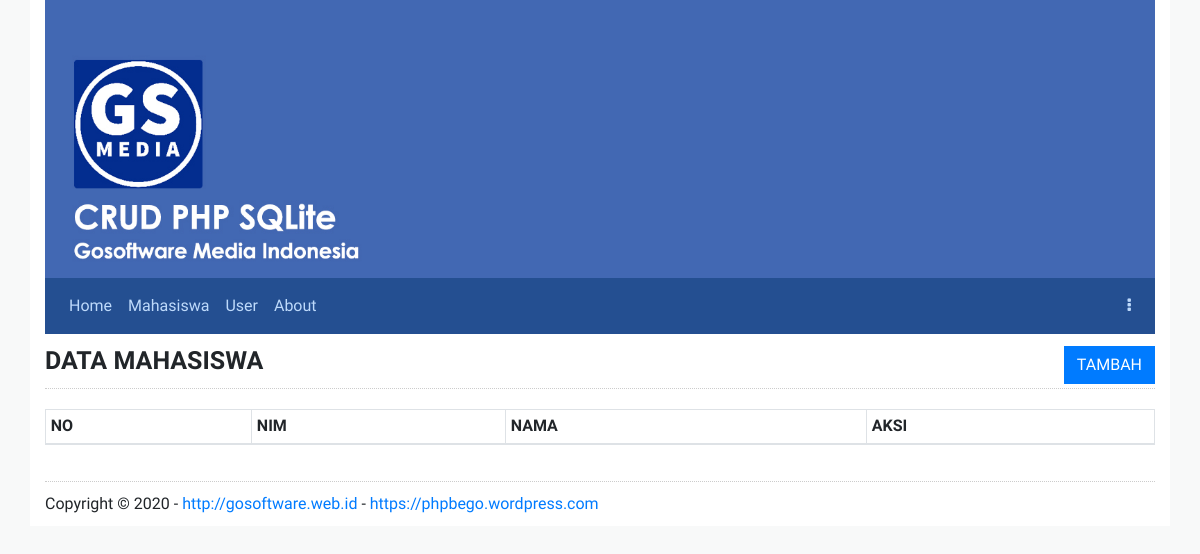
The app's page /mahasiswa (signed in), older data.
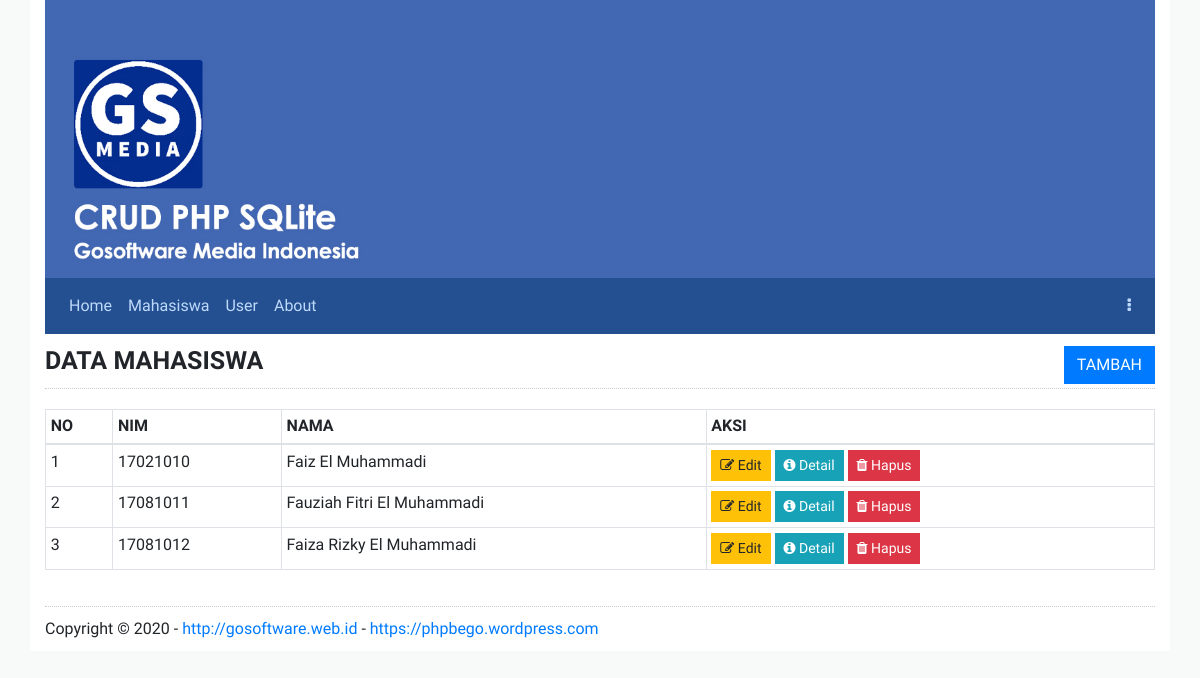
The same page, newer data.
### tables this page shows
CREATE TABLE tb_mhsw (
				mhsw_id INTEGER NOT NULL PRIMARY KEY AUTOINCREMENT,
				mhsw_nim TEXT NOT NULL UNIQUE,
				mhsw_nama TEXT NOT NULL,
				mhsw_alamat TEXT NOT NULL,
				created_at TEXT DEFAULT '0000-00-00',
				updated_at TEXT DEFAULT '0000-00-00');

### index.php (called while the page is built, shortened)
<?php
require_once "layout/index.php";

### app/Controller.php (called while the page is built, shortened)
<?php
class Controller {
	public function __construct()
	{
		try {
			$this->db = new PDO("sqlite:" . ROOT . "db/db.sqlite3");
		} catch (PDOException $e) {
			die ("Error ! " . $e->getMessage());
		}
	}
	public static function session($key) {
		if (isset($_SESSION[$key])) {
			return $_SESSION[$key];
		}
		return null;
	}
}

### inc/web.php (called while the page is built)
<?php
$route = new App\Router();
$route->add('/', function() {
	include "web_home.php";
});
$route->add('/mahasiswa', function() {
	include "mhsw_tampil.php";
});
$route->add('/mahasiswa/input', function() {
	include "mhsw_input.php";
});
$route->add('/mahasiswa/edit/.+', function($id) {
	include "mhsw_edit.php";
});
$route->add('/mahasiswa/detail/.+', function($id) {
	include "mhsw_detail.php";
});
$route->add('/user', function() {
	include "user_tampil.php";
});
$route->add('/user/input', function() {
	include "user_input.php";
});
$route->add('/user/edit/.+', function($id) {
	include "user_edit.php";
});
$route->add('/akun', function() {
	include "user_akun.php";
});
$route->add('/login', function() {
	include "web_login.php";
});
$route->add('/logout', function() {
	include "web_logout.php";
});
$route->add('/about', function() {
	include "web_about.php";
});
$route->listen();

### app/Mahasiswa.php (called while the page is built, shortened)
<?php
class Mahasiswa extends Controller {
	public function tampil()
	{
		$stmt = $this->db->prepare("SELECT * FROM tb_mhsw");
		$stmt->execute();
		$data = array();
		while ($rows = $stmt->fetch()) {
			$data[] = $rows;
		}
		return $data;
	}
}

### mhsw_tampil.php (the view, shortened to what this page needs)
<?php
$mhsw = new App\Mahasiswa();
$rows = $mhsw->tampil();
?>
<h2>
	DATA MAHASISWA
	<a href="<?php echo URL; ?>/mahasiswa/input" class="btn btn-primary float-right">TAMBAH</a>
</h2>
<table class="table table-bordered table-sm" id="dtb">
	<thead>
		<tr>
			<th>NO</th>
			<th>NIM</th>
			<th>NAMA</th>
			<th>AKSI</th>
		</tr>
	</thead>
	<tbody>
		<?php $no=0; foreach ($rows as $row) { $no++; ?>
			<tr>
				<td><?php echo $no; ?></td>
				<td><?php echo $row['mhsw_nim']; ?></td>
				<td><?php echo $row['mhsw_nama']; ?></td>
				<td>
					<a href="<?php echo URL; ?>/mahasiswa/edit/<?php echo $row['mhsw_id']; ?>" class="btn btn-sm btn-warning">
						<i class="fa fa-edit"></i> Edit
					</a>
					<a href="<?php echo URL; ?>/mahasiswa/detail/<?php echo $row['mhsw_id']; ?>" class="btn btn-sm btn-info">
						<i class="fa fa-info-circle"></i> Detail
					</a>
					<button type="button" class="btn btn-sm btn-danger" id="btn-delete" data-id="<?php echo $row['mhsw_id']; ?>">
						<i class="fa fa-trash"></i> Hapus
					</button>
				</td>
			</tr>
		<?php } ?>
	</tbody>
</table>

### layout/index.php (shortened to what this page needs)
<!DOCTYPE html>
<html>
<head>
	<link rel="stylesheet" href="<?php echo URL; ?>/layout/assets/css/bootstrap.min.css">
	<link rel="stylesheet" href="<?php echo URL; ?>/layout/assets/css/font-awesome.min.css">
	<link rel="stylesheet" href="<?php echo URL; ?>/layout/assets/css/datatables.min.css">
	<link rel="stylesheet" href="<?php echo URL; ?>/layout/assets/css/style.css">
</head>
<body>
	<div class="container">
		<header>
			<div class="row">
				<div class="col">
					<img src="<?php echo URL; ?>/layout/assets/images/header.jpg" class="img-fluid w-100">
				</div>
			</div>
		</header>
		<section>
			<nav class="navbar navbar-expand-lg navbar-light" style="background-color: #244f91;">
				<div class="collapse navbar-collapse" id="navbarSupportedContent">
					<ul class="navbar-nav mr-auto">
						<li class="nav-item">
							<a class="nav-link" href="<?php echo URL; ?>">Home</a>
						</li>
						<?php if (App\Controller::session('login') == true) { ?>
						<li class="nav-item">
							<a class="nav-link" href="<?php echo URL; ?>/mahasiswa">Mahasiswa</a>
						</li>
						<li class="nav-item">
							<a class="nav-link" href="<?php echo URL; ?>/user">User</a>
						</li>
						<?php } ?>
						<li class="nav-item">
							<a class="nav-link" href="<?php echo URL; ?>/about">About</a>
						</li>
					</ul>
					<ul class="navbar-nav ml-auto">
						<?php if (!App\Controller::session('login')) { ?>
							<li class="nav-item">
								<a class="nav-link" href="<?php echo URL; ?>/login">Login</a>
							</li>
						<?php } else { ?>
							<li class="nav-item dropdown">
								<a class="nav-link" data-toggle="dropdown" href="#" aria-haspopup="true" aria-expanded="false">
									<i class="fa fa-ellipsis-v" aria-hidden="true"></i>
								</a>
							</li>
						<?php } ?>
					</ul>
				</div>
			</nav>
		</section>
		<main>
			<div class="row">
				<div class="col">
					<?php require_once "inc/web.php"; ?>
				</div>
			</div>
		</main>
		<footer>
			Copyright &copy; 2020 - <a href="http://gosoftware.web.id/">http://gosoftware.web.id</a> - <a href="https://phpbego.wordpress.com/">https://phpbego.wordpress.com</a>
		</footer>
	</div>
</body>
</html>

### app/Router.php (shortened to what this page needs)
<?php
final class Router
{
	private array $_listUri = array();
	private array $_listCall = array();
	private string $_trim = '/\^$';
	public function add($uri, $function)
	{
		$uri = trim($uri, $this->_trim);
		$this->_listUri[] = $uri;
		$this->_listCall[] = $function;
	}
	public function listen()
	{
		$uri = isset($_REQUEST['uri']) ? $_REQUEST['uri'] : '/';
		$uri = trim($uri, $this->_trim);
		$uri = filter_var($uri, FILTER_SANITIZE_URL);
		$replacementValues = array();
		foreach ($this->_listUri as $listKey => $listUri)
		{
			if (preg_match("#^$listUri$#", $uri))
			{
				call_user_func_array($this->_listCall[$listKey], $replacementValues);
			}
		}
	}
}

### layout/assets/css/style.css (style rules this page uses)
body { font-family: 'Source Sans Pro', sans-serif; font-size: 16px; background: #F8F9F9; }
.form-control, .btn, .dropdown-menu, .alert, .card { -webkit-border-radius: 0 !important; -moz-border-radius: 0 !important; border-radius: 0 !important; }
a { text-decoration: none !important; }
h2 { font-size: 25px; font-weight: bold; padding: 12px 0; margin-bottom: 20px; border-bottom: 1px dotted #ccc; }
footer { border-top:1px dotted #ccc; margin-top: 20px; padding: 10px 0; }
.container { background-color: #fff; }
.nav-link { color: #BEDAFB !important; }

Row changes from the older to the newer data that the page shows:
added tb_mhsw: mhsw_nim "17021010", mhsw_nama "Faiz El Muhammadi"
added tb_mhsw: mhsw_nim "17081011", mhsw_nama "Fauziah Fitri El Muhammadi"
added tb_mhsw: mhsw_nim "17081012", mhsw_nama "Faiza Rizky El Muhammadi"
